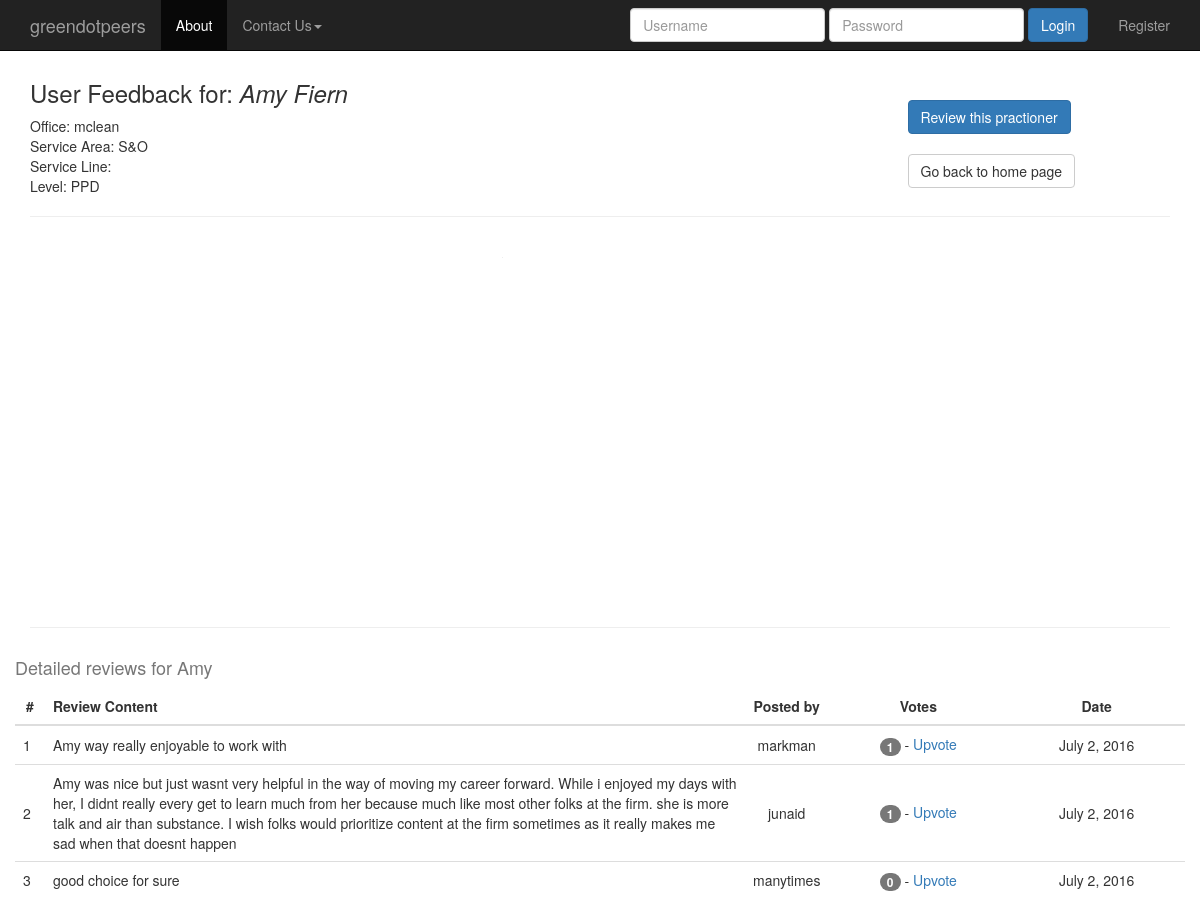
Before: /employees/3/ with the older database file.
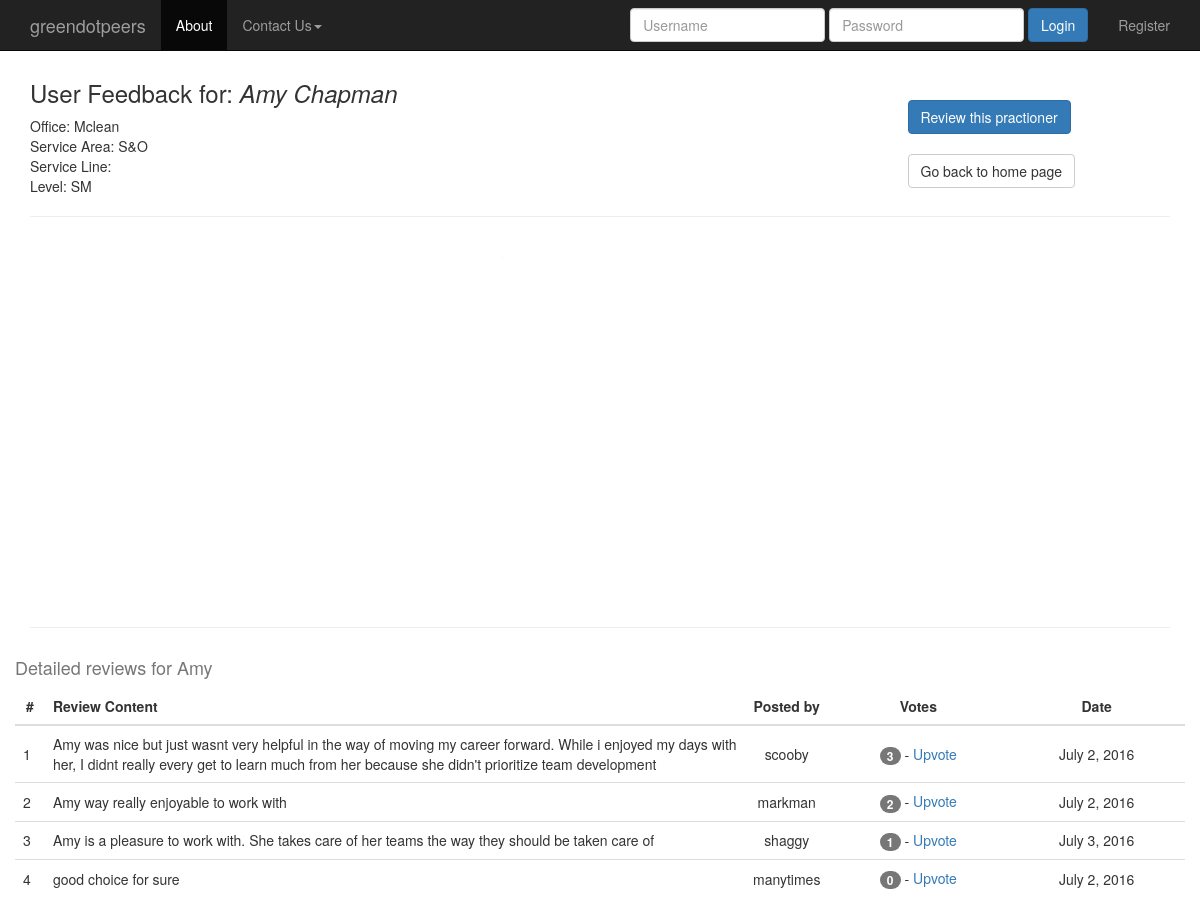
After: the same page with the newer database file.
### reviews/models.py (models this page shows, shortened)
class Employee(models.Model):
	first_name = models.CharField(max_length=120)
	last_name = models.CharField(max_length=120)
	email = models.CharField(max_length=120, null=True)
	level = models.CharField(max_length=120)
	service_area = models.CharField(max_length=120)
	service_line = models.CharField(max_length=120, null=True)
	office = models.CharField(max_length=120)
	timestamp = models.DateTimeField(auto_now=False, auto_now_add=True)
	@property
	def full_name(self):
		return ''.join([self.last_name, ', ', self.first_name])
	def __unicode__(self):
		return self.full_name

class Review(models.Model):
	user = models.ForeignKey(settings.AUTH_USER_MODEL)
	employee = models.ForeignKey("Employee") #in quotes because model defined later
	length_working = models.PositiveIntegerField(verbose_name="how long have you worked with this person? (months)?")
	ques1 = models.PositiveIntegerField(verbose_name="How much did you enjoy working with this person (1-5)? (5 = most)?", validators=[MinValueValidator(1), MaxValueValidator(5)])
	ques2 = models.PositiveIntegerField(verbose_name="How competent is this person in their domain of expertise (1-5)? (5 = most)", validators=[MinValueValidator(1), MaxValueValidator(5)])
	ques3 = models.PositiveIntegerField(verbose_name="How much did you learn from this individual while working with them (1-5)? (5 = most)", validators=[MinValueValidator(1), MaxValueValidator(5)])
	timestamp = models.DateTimeField(auto_now=False, auto_now_add=True)
	WORK_AGAIN_CHOICES = (
	    ('Y', 'Yes'),
	    ('N', 'No'),
	)
	work_again =  models.CharField(verbose_name="would you work with this person again if you had the choice?",
									max_length=1, choices=WORK_AGAIN_CHOICES, null=False)
	content = models.TextField(verbose_name="Please provide some comments on what it was like to work with this person",
									max_length=1500)
	def __unicode__(self):
		return self.content
	class Meta:
		unique_together = (("user", "employee"),)  #really important - prevents dups

### reviews/views.py (the view)
# urls.py: url(r'^employees/(?P<pk>\d+)/$', emp.employee_detail, name='emp_details'),
def employee_detail(request, pk=None):
	instance = get_object_or_404(Employee, pk=pk)
	rev_list = instance.review_set.all() #.order_by("-count('upvotes')")
	rev_list = rev_list.annotate(num_votes=Count('votereview')).order_by('-num_votes')
	ques1_overall_avg = Review.objects.aggregate(Avg('ques1'))
	ques1_overall_avg = ques1_overall_avg['ques1__avg']
	ques2_overall_avg = Review.objects.aggregate(Avg('ques2'))
	ques2_overall_avg = ques2_overall_avg['ques2__avg']
	ques3_overall_avg = Review.objects.aggregate(Avg('ques3'))
	ques3_overall_avg = ques3_overall_avg['ques3__avg']
	ques1_employee_avg = rev_list.aggregate(Avg('ques1'))
	ques1_employee_avg = ques1_employee_avg['ques1__avg']
	ques2_employee_avg = rev_list.aggregate(Avg('ques2'))
	ques2_employee_avg = ques2_employee_avg['ques2__avg']
	ques3_employee_avg = rev_list.aggregate(Avg('ques3'))
	ques3_employee_avg = ques3_employee_avg['ques3__avg']
	work_again_yes = rev_list.filter(work_again__iexact="Y").aggregate(Count('work_again'))
	work_again_yes =work_again_yes['work_again__count']
	work_again_no = rev_list.filter(work_again__iexact="N").aggregate(Count('work_again'))
	work_again_no =work_again_no['work_again__count']
	context = {
		"review_list": rev_list,
		"instance": instance,
		"ques1_overall_avg": ques1_overall_avg,
		"ques2_overall_avg": ques2_overall_avg,
		"ques3_overall_avg": ques3_overall_avg,
		"ques1_employee_avg": ques1_employee_avg,
		"ques2_employee_avg": ques2_employee_avg,
		"ques3_employee_avg": ques3_employee_avg,
		"work_again_yes": work_again_yes,
		"work_again_no": work_again_no,
	}
	return render(request, "employee_detail.html", context)

### reviews/models.py (called while the page is built)
	def fupvotes(self):
		return super(VoteManager, self).filter(upvotes=True)

### templates/employee_detail.html (shortened to what this page needs)
{% extends "base.html" %}
{% block content %}
 <div class='container'>
 		<div class='row'>
		<div class='col-sm-6'>
 		<h3> User Feedback for: <em> {{instance.first_name}} {{instance.last_name}} </em></h3>
 		Office: {{instance.office}}<br>
 		Service Area: {{instance.service_area}}<br>
 		Service Line: {{instance.service_line}}<br>
 		Level: {{instance.level}}
 		</div>
		<div class='col-sm-2 col-sm-offset-3'>
		<br>
		<br>
		<a href='{% url "create_step2" pk=instance.pk %}' class="btn btn-primary" role="button">Review this practioner</a>
		<br>
		<br>
		<a href='{% url "user_homepage" %}' class="btn btn-default" role="button">Go back to home page</a>
		</div>
		</div>
 		<hr/>
 		<div class='row'>
		<div class='col-sm-4'>
	    	<div id="spider_container" style="min-width: 520px; max-width: 600px; height: 370px"></div>
		</div>
		<div class="col-sm-2">
    	</div>
		<div class='col-sm-4'>
	    	<div id="bar_container" style="min-width: 350px; max-width: 350px; height: 370px"></div>
		</div>
		</div>
		<hr/>
	<div class='row'>
	<div class='col-offset-1'>
	<h4> Detailed reviews for {{instance.first_name}} </em></h4>
		<table class="table">
			      <THEAD>
			        <TR>
			          <TH style="text-align:center">#</TH>
			          <TH style="text-align:left">Review Content</TH>
			          <TH style="text-align:center">Posted by</TH>
			          <TH style="text-align:center">Votes</TH>
			          <TH style="text-align:center">Date</TH>
			        </TR>
			      </THEAD>
			      <TBODY>
			        {% for obj in review_list %}
			        <TR>
			          <TD class="vert-align" width="30">{{ forloop.counter }}</TD>
			          <TD class="vert-align" width="700" >{{obj}}  </TD>
			          <TD class="vert-hor-align" width="80">{{obj.user}}</TD>
			          <TD class="vert-hor-align" >
			          <span class="badge badge-info">{{ obj.votereview.fupvotes.count}} </span> - <a href='{% url "r_vote" pk=instance.pk pk2=obj.pk%}'> Upvote</a> </TD>
			          <TD class="vert-hor-align">{{ obj.timestamp|date}}</TD>
			        {% endfor %}
			        </TR>
			      </TBODY>
			    </TABLE>
	</div>
	</div>
</div>
{% endblock %}

Changed rows visible on the page:
changed Employee "Amy": last_name "Fiern" → "Chapman"; office "mclean" → "Mclean"; level "PPD" → "SM"
changed Review: content "…much from her because much like most other folks at the firm. she is more talk and air than substance. I wish folks would prioritize content at the firm sometimes as it really makes me sad when that doesnt happen" → "…much from her because she didn't prioritize team development"; user "junaid" → "scooby"; votereview.fupvotes.count "1" → "3"; moves up the list
changed Review "Amy way really enjoyable to work with": votereview.fupvotes.count "1" → "2"
added Review: content "Amy is a pleasure to work with. She takes care of her teams the way they should be taken care of", user "shaggy", votereview.fupvotes.count "1", timestamp "July 3, 2016"
